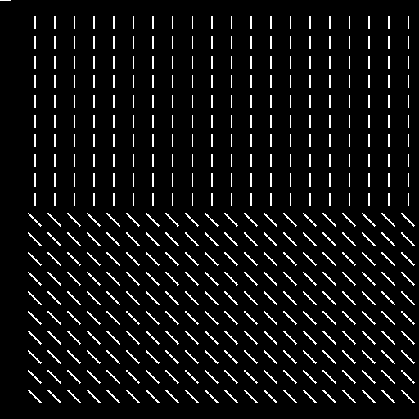
%> input picture texture2.gif, 419 x 419 px, shrunk from 512 x 512 before the run
$ octave GaborFilter.m   (GNU Octave 9; MATLAB toolbox functions it lacks are replaced by stand-ins)
%> lines starting %> are read from the running program, lines starting %| are printed output that depends on the picture
### my_gabor.m
function res = my_gabor(I, sigma, theta, F)
%MY_GABOR Summary of this function goes here
%   Detailed explanation goes here
%   I -- input image
%   sigma, theta, F -- parameters
%   res -- output image
[m,n] = size(I);
I = double(I);
H = zeros(4*sigma+1,4*sigma+1);
% [26 lines of commented-out code are left out]
for p=-2*sigma:2*sigma
    for q=-2*sigma:2*sigma
        H(p+2*sigma+1,q+2*sigma+1) = (1/(2*pi*sigma^2)) ...
            * exp((-p^2-q^2)/(2*sigma^2)) ...
            * exp(1i*2*pi*F*(p*cos(theta)+q*sin(theta)));
    end
end

res = conv2(I,H,'same');

res = abs(res);
end

### my_smooth.m
function smooth = my_smooth(res,sigma)
%MY_SMOOTH Summary of this function goes here
%   Detailed explanation goes here
%   res -- result of Gabor Filter
%   sigma -- parameter
[m,n] = size(res);
g1 = zeros(4*sigma+1,1);
g2 = zeros(1,4*sigma+1);
for j=-2*sigma:2*sigma
   g1(j+2*sigma+1) = 1/(2*pi*sigma^2)*exp(-j^2/(2*sigma^2));
end

for j=-2*sigma:2*sigma
   g2(j+2*sigma+1) = exp(-j^2/(2*sigma^2));
end
G=zeros(4*sigma+1);
for p=-2*sigma:2*sigma
    for q=-2*sigma:2*sigma
        G(p+2*sigma+1,q+2*sigma+1) = (1/(2*pi*sigma^2)) ...
            * exp((-p^2-q^2)/(2*sigma^2));
    end
end
% [18 lines of commented-out code are left out]
smooth = conv2(res,G,'same');
end

### GaborFilter.m
I = imread('texture2.gif');
%> I: size 419x419 uint8; values 0 (black) and 1 (white), 6.1% white in thin lines or dots
I(I==1)=255;
%> I: size 419x419 uint8; 6.1% white in thin lines or dots
figure();
imshow(I);
sigma=8;
theta=0.75*pi; % 135 degree
F = 0.059;

res = my_gabor(I, sigma, theta, F);
%> in my_gabor, `I = double(I);`: I: size 419x419 double; 6.1% white in thin lines or dots

figure();
mesh(res)

figure();
imshow(res,[]);

sigma2 = 24;
smooth = my_smooth(res,sigma2);

figure();
mesh(smooth);

figure();
imshow(smooth);

%%
I = imread('texture1.gif');
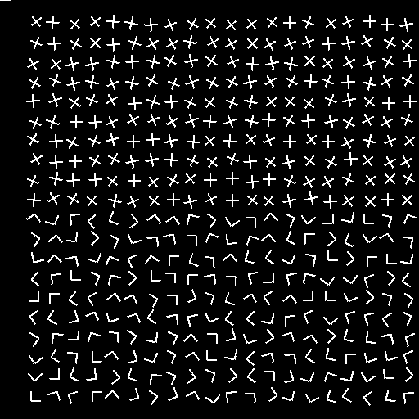
%> input picture texture1.gif, 419 x 419 px, shrunk from 512 x 512 before the run
%> I: size 419x419 uint8; values 0 (black) and 1 (white), 8.3% white in thin lines or dots
I(I==1)=255;
%> I: size 419x419 uint8; 8.3% white in thin lines or dots
figure();
imshow(I);
sigma=24;
theta=0*pi; % 0 degree
F = 0.042;

res = my_gabor(I, sigma, theta, F);
%> in my_gabor (call 2), `I = double(I);`: I: size 419x419 double; 8.3% white in thin lines or dots

figure();
mesh(res);
figure();
imshow(mat2gray(res));

sigma2 = 24;
smooth = my_smooth(res,sigma2);
%> call 2 of my_smooth, with sigma = 24
%> in my_smooth (call 2), `smooth = conv2(res,G,'same');`:
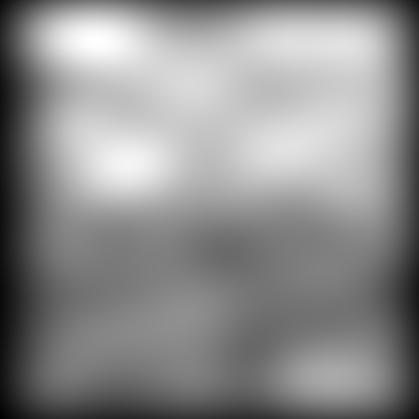
%> smooth: size 419x419 double; min 0.54, max 7.92, mean 4.64; drawn with min black and max white

figure();
mesh(smooth);
figure();
imshow(mat2gray(smooth));

%%
I = imread('d9d77.gif');
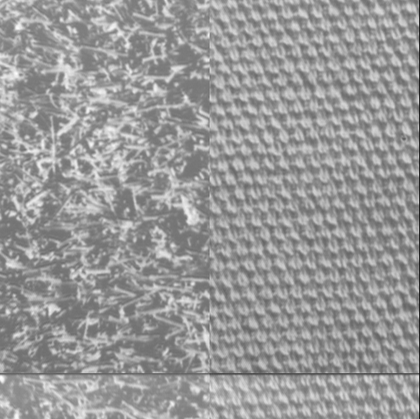
%> input picture d9d77.gif, 420 x 419 px, shrunk from 513 x 512 before the run
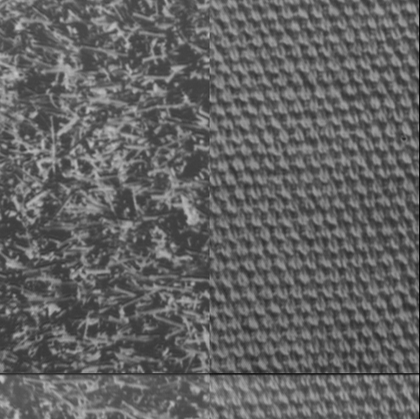
%> I: size 419x420 uint8; min 0, max 199, mean 98.9
%I(I==1)=255;
figure();
imshow(I);
sigma=36;
theta=0.33*pi; % 60 degree
F = 0.063;

res = my_gabor(I, sigma, theta, F);
%> call 3 of my_gabor, with sigma = 36, theta = 1.04, F = 0.063
%> in my_gabor (call 3), `res = abs(res);`:
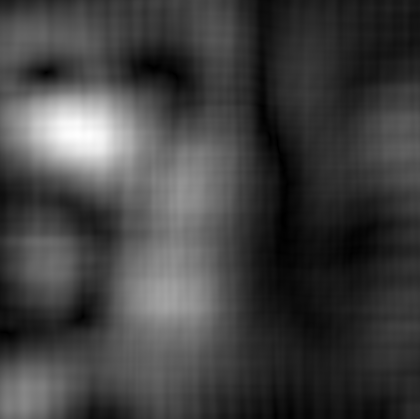
%> res: size 419x420 double; min 0.000126, max 2.22, mean 0.567; drawn with min black and max white

figure();
mesh(res);
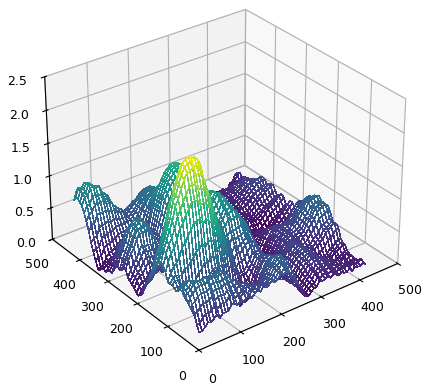
%> figure redrawn from the program's plot data
figure();
imshow(res);
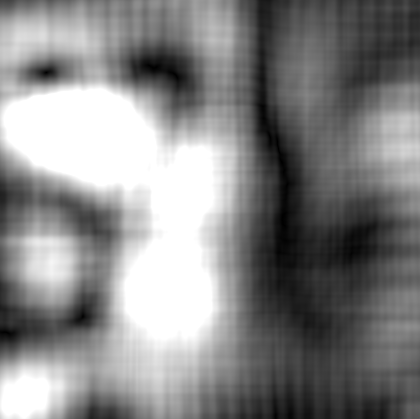
%> displayed picture: size 419x420, on the screen's scale of 0 to 255; min 0, max 255, mean 134.1

%%
